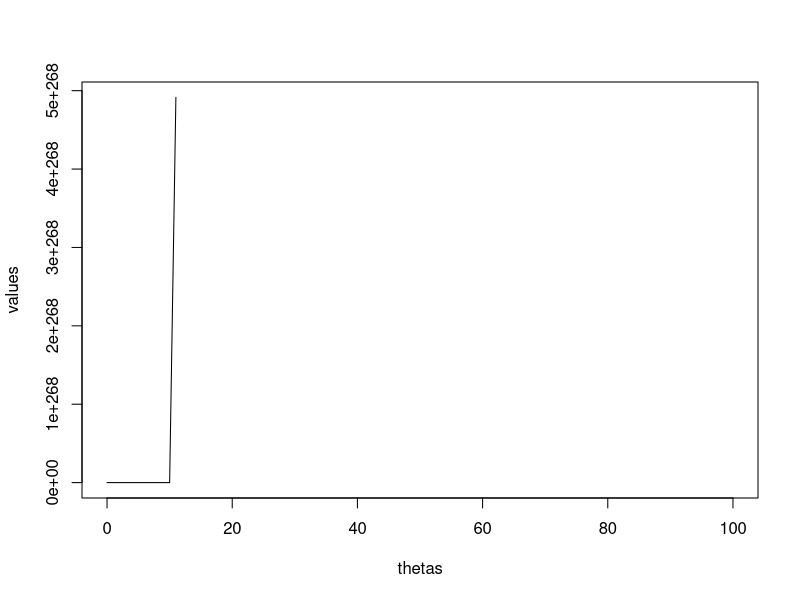
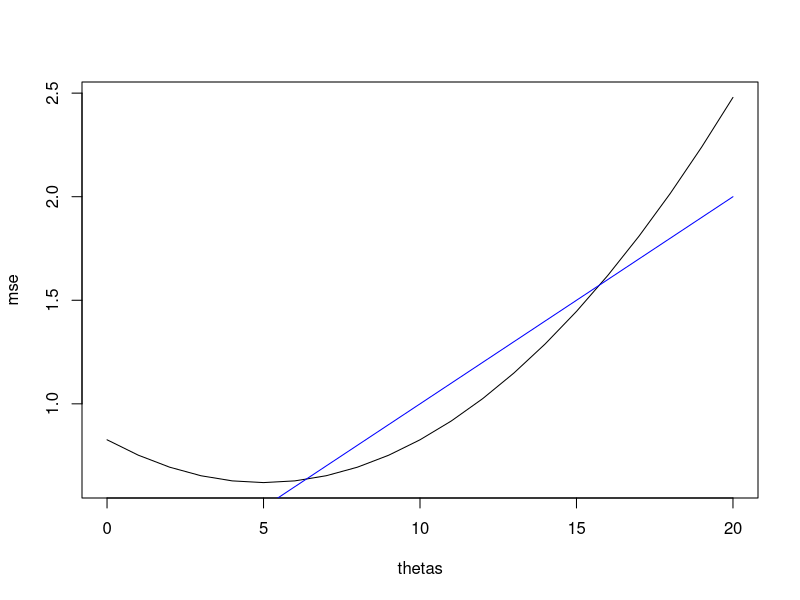
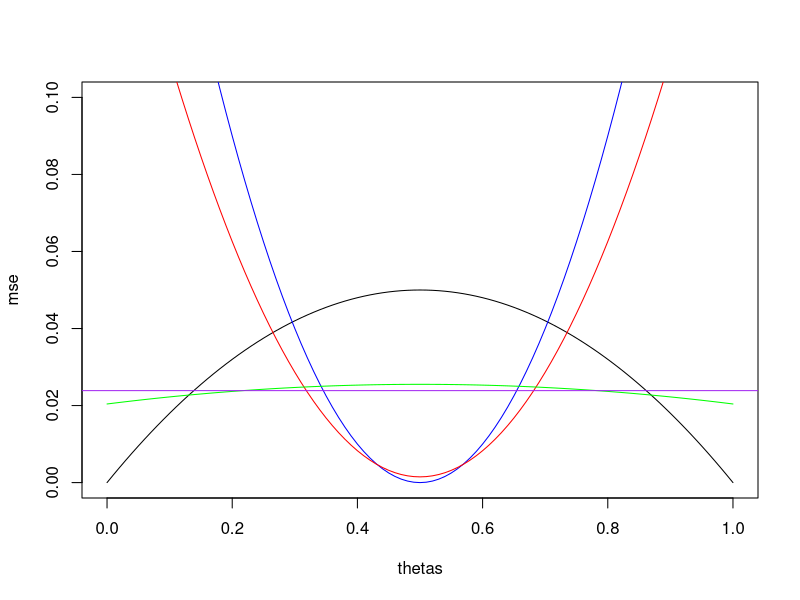
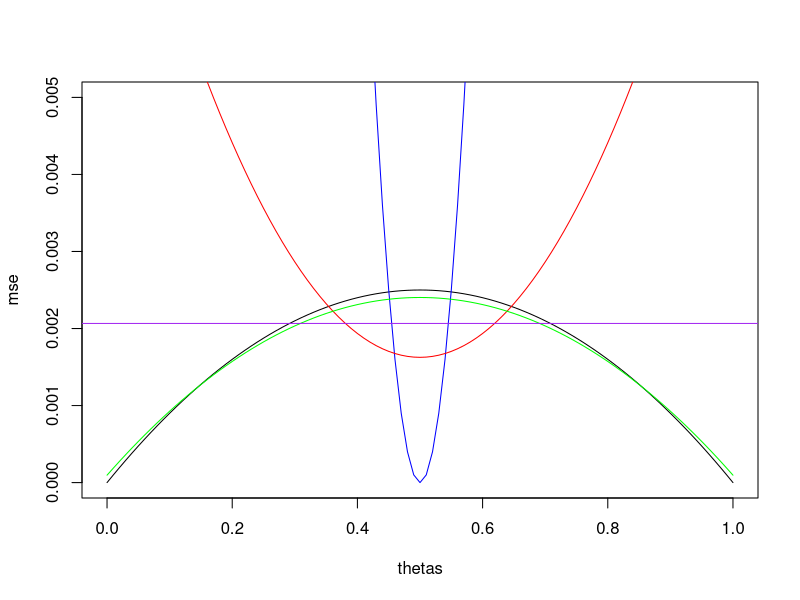

These figures' R source, in order:
## ---- chunk 1

n0 = 5
t0 = -5

thetas = seq(0,100,1)

a = 1
y=.4
values = (2/gamma(a*n0 + 1)) * thetas^(2*(a*n0 + 1)) * y^(2*(a*n0+1)) * exp(1)^(thetas^2 * sqrt(-n0*t0))

plot(thetas,values,type='l')
## ---- chunk 2
thetas = seq(0,20,1)
values = ((10-thetas)^2 + 10 * thetas)/121
x_bar_vals = thetas / 10

plot(thetas,values,type='l',ylab='mse')
lines(thetas,x_bar_vals,type='l',col='blue')
## ---- chunk 3
thetas = seq(0,1,0.01)
n=5

d1 = (thetas * (1-thetas))/n
d2 = (.5 - thetas)^2
d3 = (n * thetas * (1-thetas) + 144 * (1-2*thetas)^2) / (n+24)^2
d4 = (n * thetas * (1-thetas)  + (1-2*thetas)^2) / (n+2)^2
d5 = 1 / (4 * (sqrt(n) + 1)^2)

plot(thetas,d1,type='l',col='black',ylab='mse',ylim=c(0,0.10))
lines(thetas,d2,col='blue')
lines(thetas,d3,col='red')
lines(thetas,d4,col='green')
abline(h=d5,col='purple')
## ---- chunk 4
n=100

d1 = (thetas * (1-thetas))/n
d2 = (.5 - thetas)^2
d3 = (n * thetas * (1-thetas) + 144 * (1-2*thetas)^2) / (n+24)^2
d4 = (n * thetas * (1-thetas)  + (1-2*thetas)^2) / (n+2)^2
d5 = 1 / (4 * (sqrt(n) + 1)^2)

plot(thetas,d1,type='l',col='black',ylab='mse',ylim=c(0,0.005))
lines(thetas,d2,col='blue')
lines(thetas,d3,col='red')
lines(thetas,d4,col='green')
abline(h=d5,col='purple')
## ---- chunk 5
n = 5 

n / (sqrt(n) + n)
sqrt(n) / (sqrt(n) + n)
## ---- chunk 6
n = 100 

n / (sqrt(n) + n)
sqrt(n) / (sqrt(n) + n)
